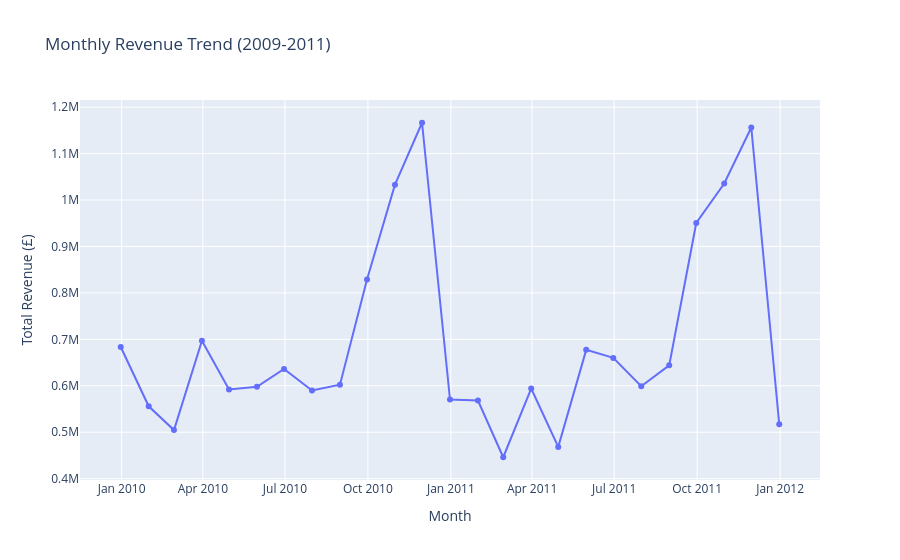

Notebook cell for this chart:
### Markdown cell above
## 2. Monthly Revenue Trend (2009 - 2011)
Visualizing growth and seasonality to inform supply chain planning.

### Code cell
monthly_revenue = df.set_index(pd.to_datetime(df['InvoiceDate'])).resample('ME')['Revenue'].sum().reset_index()
fig = px.line(
    monthly_revenue, 
    x='InvoiceDate', 
    y='Revenue', 
    title='Monthly Revenue Trend (2009-2011)',
    markers=True
)

# Add annotations for peaks and partial month
fig.add_annotation(x="2010-11-30", y=1157324.66, text="Nov 2010: £1.17M", showarrow=True, arrowhead=1)
fig.add_annotation(x="2011-11-30", y=1137634.0, text="Nov 2011: £1.16M", showarrow=True, arrowhead=1)
fig.add_annotation(x="2011-12-31", y=monthly_revenue.iloc[-1]['Revenue'], text="Partial month (9 days only)", showarrow=True, arrowhead=1)

# Highlight partial month marker
fig.add_scatter(x=[monthly_revenue.iloc[-1]['InvoiceDate']], y=[monthly_revenue.iloc[-1]['Revenue']], mode='markers', marker=dict(color='red', size=12), name='Partial Month')

fig.show()

### Figure 1 — Plotly figure (JSON) as saved in the notebook; plotly's stock layout.template omitted (floating-point values rounded to 4 significant figures)
{"data": [{"hovertemplate": "Month=%{x}<br>Total Revenue (£)=%{y}<extra></extra>", "legendgroup": "", "line": {"color": "#636efa", "dash": "solid"}, "marker": {"symbol": "circle"}, "mode": "lines+markers", "name": "", "orientation": "v", "showlegend": false, "type": "scatter", "x": ["2009-12-31T00:00:00.000000000", "2010-01-31T00:00:00.000000000", "2010-02-28T00:00:00.000000000", "2010-03-31T00:00:00.000000000", "2010-04-30T00:00:00.000000000", "2010-05-31T00:00:00.000000000", "2010-06-30T00:00:00.000000000", "2010-07-31T00:00:00.000000000", "2010-08-31T00:00:00.000000000", "2010-09-30T00:00:00.000000000", "2010-10-31T00:00:00.000000000", "2010-11-30T00:00:00.000000000", "2010-12-31T00:00:00.000000000", "2011-01-31T00:00:00.000000000", "2011-02-28T00:00:00.000000000", "2011-03-31T00:00:00.000000000", "2011-04-30T00:00:00.000000000", "2011-05-31T00:00:00.000000000", "2011-06-30T00:00:00.000000000", "2011-07-31T00:00:00.000000000", "2011-08-31T00:00:00.000000000", "2011-09-30T00:00:00.000000000", "2011-10-31T00:00:00.000000000", "2011-11-30T00:00:00.000000000", "2011-12-31T00:00:00.000000000"], "xaxis": "x", "y": [683500.0, 555800.0, 504600.0, 697000.0, 592000.0, 597800.0, 636400.0, 589700.0, 602200.0, 829000.0, 1033000.0, 1166000.0, 570400.0, 568100.0, 446100.0, 594100.0, 468400.0, 677400.0, 660000.0, 599000.0, 644100.0, 950700.0, 1036000.0, 1156000.0, 517200.0], "yaxis": "y"}], "layout": {"legend": {"tracegroupgap": 0}, "title": {"text": "Monthly Revenue Trend (2009-2011)"}, "xaxis": {"anchor": "y", "domain": [0, 1], "title": {"text": "Month"}}, "yaxis": {"anchor": "x", "domain": [0, 1], "title": {"text": "Total Revenue (£)"}}}}
